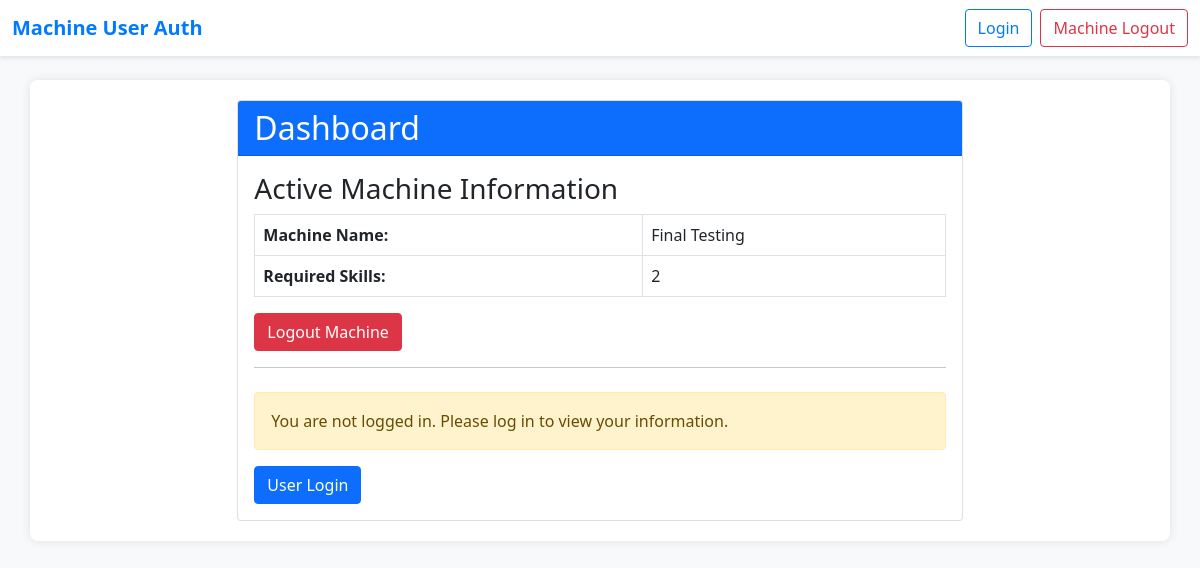
Before: / with the older database file.
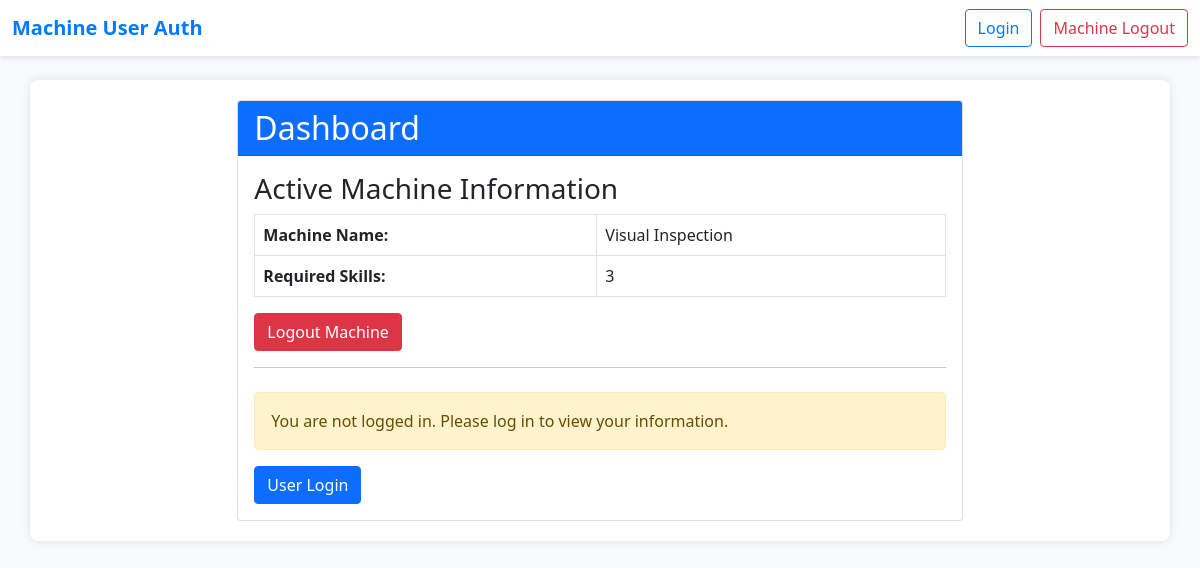
After: the same page with the newer database file.
### machineapp/models.py (models this page shows, shortened)
class Machine(models.Model):
    name = models.CharField(max_length=100)
    required_skills = models.IntegerField(default=0)
    is_active = models.BooleanField(default=False,blank=True)

### machineapp/views.py (the view)
# urls.py: path('', views.home, name='home'),
def home(request):
    active_machine = Machine.objects.filter(is_active=True).first()
    context = {
        'machine': active_machine,
    }
    if request.user.is_authenticated:
        user_profile = Profile.objects.get(user=request.user)
        context['user_profile'] = user_profile
        if active_machine:
            if user_profile.my_skill >= active_machine.required_skills:
                return render(request, 'core/home_user_machine.html', context)
            else:
                messages.error(request, "Insufficient skills. You will be logged out in 10 seconds.")
                return render(request, 'core/skill_error.html', context)
        else:
            return render(request, 'core/home_user.html', context)
    else:
        if active_machine:
            return render(request, 'core/home_machine.html', context)
        else:
            return render(request, 'core/home.html', context)

### machineapp/templates/core/home_machine.html (shortened to what this page needs)
{% extends 'core/base.html' %}
{% block content %}
<div class="row justify-content-center">
    <div class="col-md-8">
        <div class="card">
            <div class="card-header bg-primary text-white">
                <h2 class="mb-0">Dashboard</h2>
            </div>
            <div class="card-body">
                {% if machine %}
                    <h3 class="card-title">Active Machine Information</h3>
                    <table class="table table-bordered">
                        <tr>
                            <th>Machine Name:</th>
                            <td>{{ machine.name }}</td>
                        </tr>
                        <tr>
                            <th>Required Skills:</th>
                            <td>{{ machine.required_skills }}</td>
                        </tr>
                    </table>
                    <a href="{% url 'machine_logout' %}" class="btn btn-danger">Logout Machine</a>
                {% else %}
                    <p class="alert alert-info">No machine is currently active. Please log in a machine.</p>
                    <a href="{% url 'machine_login' %}" class="btn btn-success">Login Machine</a>
                {% endif %}
                {% if user.is_authenticated %}
                    <hr>
                    <h3 class="card-title mt-4">User Information</h3>
                    <table class="table table-bordered">
                        <tr>
                            <th>Username:</th>
                            <td>{{ user.username }}</td>
                        </tr>
                        <tr>
                            <th>Skill Level:</th>
                            <td>{{ user.profile.my_skill }}</td>
                        </tr>
                    </table>
                    {% if machine %}
                        {% if user.profile.my_skill >= machine.required_skills %}
                            <p class="alert alert-success">You have sufficient skills to operate this machine.</p>
                        {% else %}
                            <p class="alert alert-danger">Warning: Your skill level is insufficient for this machine.</p>
                        {% endif %}
                    {% endif %}
                {% else %}
                    <hr>
                    <p class="alert alert-warning mt-4">You are not logged in. Please log in to view your information.</p>
                    <a href="{% url 'login' %}" class="btn btn-primary">User Login</a>
                {% endif %}
            </div>
        </div>
    </div>
</div>
{% endblock %}

Changed rows visible on the page:
no longer on this page (row edited): Machine: name "Final Testing", required_skills "2"
now on this page (row edited): Machine: name "Visual Inspection", required_skills "3"
